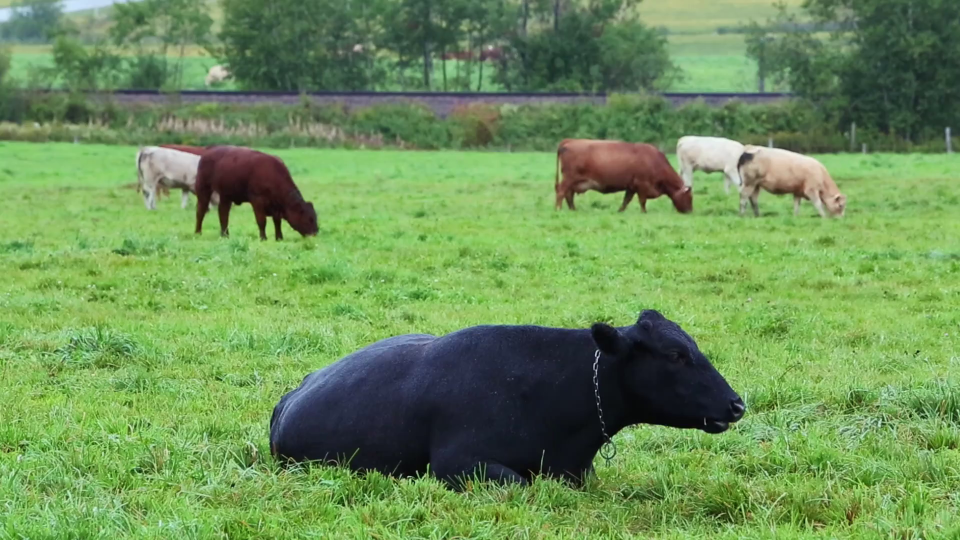
#> input picture TP3/data/cows_first_frame.png, 1920 x 1080 px (shown at 1/2 size)
$ jupyter execute --allow-errors TP_ParticleFiltering.ipynb   (shell and % lines are left out)   (text cells are left out)
#> lines starting #> are read from the running program, lines starting #| are printed output that depends on the picture; pictures that were not available may be replaced by others from this repository, and a replacement may not be noted
### TP3/particle_filter.py
import numpy as np


class ParticleFilter(object):
    """
    Implements a particle filter. The implementation is generic with respect to the choice
    of state propagation model and of measurement model, it can receive arbitrary functions.

    Parameters:

    dim_x: int
        Number of state variables for the particle filter. For example, if
        you are tracking the position and velocity of an object in one
        dimension, dim_x would be 2.
    n_particles: int
        Number of particles for the particle filter
    tau: float between 0 and 1
        tau*n_particles is the threshold on the effective sample size under which
        the particles are resampled and their weights reset to 1/N. If 0 we will never
        resample (SIS behaviour). If 1 we will resample at each step (SIR behaviour).

    Attributes:

    particles: numpy.array(n_particles, dim_x)
        Current state estimates recorded by all particles. Each row
        contains the state of a particle
    weights: numpy.array(n_particles)
        Weights of the particles. The weights sum to 1 over all particles.
    forward: function of signature forward(particles) -> particles
        Function that will be called to perform the predict step of the particle filter,
        whereby the forward state propagation model (including drift and noise) is applied to all particles.
        This returns updated particles.
    likelihood: function of signature likelihood(particles, z) -> likelihoods
        Function that will be called to perform the update step of the particle filter,
        whereby the measurement model and the observation z are used to compute likelihood values
        p(z|x_i) where x_i=particles[i]. The update step uses these likelihood values to update the weights.

    The particle filter can be used like this:

    PF = ParticleFilter(dim_x, n_particles=..., tau=..., forward=..., likelihood=...)
    self.particles = ... # Initialize particles

    while new time step:
        PF.resample()
        PF.predict()
        z = read_measurement(...)
        PF.update(z)
        mean_state = PF.state_expectation()

    """

    def __init__(self, dim_x, n_particles=100, tau=0.5, forward=None, likelihood=None):
        self.dim_x = dim_x
        self.n_particles = n_particles
        self.tau = tau

        if forward is None: # default state propagation model x_k+1 = x_k
            forward = lambda particles: particles
        if likelihood is None: # default likelihood values ignore measurement z and are all constant
            likelihood = lambda particles, z: np.ones((particles.shape[0],))

        self.forward = forward
        self.likelihood = likelihood

        # Default values for the particles and weights
        self.particles = np.zeros((self.n_particles, self.dim_x))
        self.weights = np.ones((self.n_particles,))/self.n_particles

    def resample(self, tau=None):
        if tau is None:
            tau = self.tau

        threshold = tau*self.n_particles

        # Compute the effective sample size
        N_eff = 1/np.sum(self.weights**2)

        # resample if necessary
        if N_eff <= threshold:
            # Hint: you can use numpy.random.choice
            self.particles = self.particles[np.random.choice(self.n_particles, size=self.n_particles, replace=True, p=self.weights.flatten())]
            self.weights = np.ones((self.n_particles,))/self.n_particles

    def predict(self, forward=None):
        """
        Apply the 'forward' model (state propagation model) to the particles
        """
        if forward is None:
            forward = self.forward

        self.particles = forward(self.particles)

    def update(self, z, likelihood=None):
        """
        Update the weight of the particles using the measurement model define in 'likelihood'
        """
        if likelihood is None:
            likelihood = self.likelihood

        # Compute the vector of likelihoods (one likelihood value per particle)
        likelihoods = likelihood(self.particles, z) # likelihoods[i] = p(z|x_i) where x_i = particles[i]

        # Hint: formula given in slide 78 under '3. Measure'. Don't forget to normalize!
        self.weights = self.weights*likelihoods/np.sum(self.weights*likelihoods)

    def state_expectation(self):
        """
        Computes the empirical average of the particles weighted by their weights,
        as an estimate of the mean of the posterior distribution of the state given the observations.

        Returns: numpy.array((dim_x),)
            A 1D array containing the mean state.
        """
        mean = np.sum(self.particles*self.weights[:,np.newaxis], axis=0)/np.sum(self.weights)

        return mean

### TP3/TP_ParticleFiltering.ipynb
[cell 1]
import os
import numpy as np

import matplotlib as mpl
import matplotlib.pyplot as plt
import matplotlib.patches as patches
from sklearn.metrics import mean_squared_error

import cv2 as cv

[cell 2]
data_dir = 'data'

[cell 3]
zeroth_frame_filename = os.path.join(data_dir, 'cows_first_frame.png')
zeroth_frame = cv.imread(zeroth_frame_filename)
#> zeroth_frame is the input picture: shape (1080, 1920, 3); mean B, G, R 88, 144.6, 109

[cell 4]
fig = plt.figure()
ax = fig.add_subplot(111, aspect='equal')
ax.imshow(cv.cvtColor(zeroth_frame, cv.COLOR_BGR2RGB))
plt.grid(False)
plt.axis('off')
plt.show()

[cell 5]
# Template patch
template_W = 100
template_H = 100
template_x = 600
template_y = 430

# Bounding box in [x1,y1,x2,y2] format:
template_bb = np.array([template_x-template_W//2,template_y-template_H//2,
                        template_x+template_W//2,template_y+template_H//2])

[cell 6]
fig = plt.figure(figsize=(10, 10*zeroth_frame.shape[0]/zeroth_frame.shape[1]))
ax = fig.add_subplot(111, aspect='equal')
ax.imshow(cv.cvtColor(zeroth_frame, cv.COLOR_BGR2RGB))
plt.grid(False)
plt.axis('off')

d = np.array([template_x-template_W//2,template_y-template_H//2,template_W,template_H]).astype(np.int32)
ax.add_patch(patches.Rectangle((d[0],d[1]),d[2],d[3],fill=False,lw=3,ec=np.random.rand(1, 3)))
plt.show()
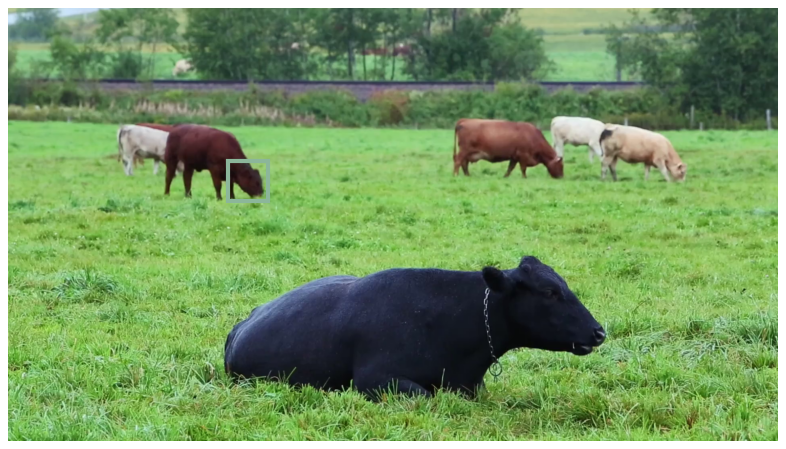
#> figure drawn by matplotlib, 1 panel

[cell 7]
def extract_patch(image, bounding_box, N=64, M=64):
    """
    Extract a rectangular patch from image at location given by bounding_box.

    Returns: numpy.array((M,N,C))
        An image of size N*M, created by linearly interpolating pixel values in the
        original image at evenly spaced coordinates starting at the top-left corner
        of bounding box and ending at the bottom right corner of bounding box

    Arguments:

    image: numpy.array((H,W,C))
    bounding_box: numpy.array((4,)) in [x1,y1,x2,y2] format
    """

    # x and y coordinates at which to interpolate
    map_x, map_y = np.meshgrid(np.linspace(bounding_box[0],bounding_box[2],N,dtype='float32'),
                               np.linspace(bounding_box[1],bounding_box[3],M,dtype='float32'))

    # Hint: you can use cv.remap, with linear interpolation and border replication
    patch = cv.remap(image, map_x, map_y, dst=bounding_box, interpolation=cv.INTER_LINEAR, borderMode=cv.BORDER_REPLICATE)

    return patch

[cell 8]
N = 64 # number of pixels in the patch along the x-axis
M = 64 # number of pixels in the patch along the y-axis

# Extract the template patch
#> (the rest of this cell did not finish here and is left out)

[cell 9]
fig = plt.figure()
ax = fig.add_subplot(111, aspect='equal')
#> (the rest of this cell did not finish here and is left out)

[cell 10]
# [33 lines left out: function mse_likelihood, not called in this run]

[cell 11]
bbs = [np.array([x-template_W//2,y-template_H//2,
                 x+template_W//2,y+template_H//2,]) for y in np.arange(0, zeroth_frame.shape[0], 10)
       for x in np.arange(0, zeroth_frame.shape[1], 10)]
bbs = np.array(bbs)

H_lik = zeroth_frame.shape[0]//10
#> H_lik = 108
W_lik = zeroth_frame.shape[1]//10
#> W_lik = 192
lbdas = np.array([0.005, 0.01, 0.02, 0.05, 0.1, 1.])
#> (the rest of this cell did not finish here and is left out)

[cell 12]
n_bins = 10

# Convert to HSV then compute the Hue Saturation histogram
# Hints: You can use cv.cvtColor, cv.calcHist, cv.normalize instead of reimplementing these routines yourself
# We compute the histogram only based on the first two channels (Hue-Saturation).
# The range of the hue channel is 0-179 included. The range of the saturation channel is 0-255 included.
#> (the rest of this cell did not finish here and is left out)

[cell 13]
# [41 lines left out: function histogram_likelihood, not called in this run]

[cell 14]
bbs = [np.array([x-template_W//2,y-template_H//2,
                 x+template_W//2,y+template_H//2,]) for y in np.arange(0, zeroth_frame.shape[0], 10)
       for x in np.arange(0, zeroth_frame.shape[1], 10)]
bbs = np.array(bbs)

H_lik = zeroth_frame.shape[0]//10
W_lik = zeroth_frame.shape[1]//10
lbdas = np.array([0.01, 0.1, 1., 10., 100., 1e3])
#> (the rest of this cell did not finish here and is left out)

[cell 15]
# [20 lines left out: function state_propagation, not called in this run]

[cell 16]
def state_propagation(particles, process_noise_std=np.array([10.,10.,0.01])):
    """
    Apply the state propagation model to the particles.

    particles: numpy.array((n_particles, 6))

    Returns: numpy.array((n_particles, 6)), the updated particles
    """

    n_particles = particles.shape[0]

    # Generate process noise for each particle
    process_noise = np.random.randn(n_particles, 3) * process_noise_std

    # Update the velocities
    particles[:, 3:6] += process_noise

    # Update the positions and scale using the updated velocities (assuming timestep is 1)
    particles[:, 0:3] += particles[:, 3:6]

    return particles

[cell 17]
def particles_to_bounding_boxes(particles):
    """
    Convert the format in which particles are written to the bounding box
    [x1,y1,x2,y2] format

    particles: numpy.array((n_particles, 6))

    Returns: numpy.array((n_particles, 4))
    """

    bounding_boxes = np.zeros((particles.shape[0], 4))
    bounding_boxes[:,0] = particles[:,0]-0.5*template_W*particles[:,2]
    bounding_boxes[:,1] = particles[:,1]-0.5*template_H*particles[:,2]
    bounding_boxes[:,2] = particles[:,0]+0.5*template_W*particles[:,2]
    bounding_boxes[:,3] = particles[:,1]+0.5*template_H*particles[:,2]

    return bounding_boxes

[cell 18]
import os

from IPython.display import clear_output

import matplotlib
import matplotlib.pyplot as plt
import matplotlib.patches as patches

[cell 19]
from particle_filter import ParticleFilter

[cell 20]
video_path = os.path.join('data', 'cows.avi')

colour_particle = np.array([1.,1.,0])
colour_mean = np.random.rand(1, 3)
if not os.path.exists('output'):
    os.makedirs('output')
if not os.path.exists('output/images'):
    os.makedirs('output/images')

# Define likelihood and forward functions (cf. format expected in ParticleFilter)
# Hint: you can use lambda expressions to create functions based on xxx_likelihood and state_propagation
# but with the correct arguments

forward = lambda particles: state_propagation(particles)
#likelihood = lambda particles, image: mse_likelihood(image, template, particles_to_bounding_boxes(particles), 0.2)
likelihood = lambda particles, frame: histogram_likelihood(frame, template_hist, particles_to_bounding_boxes(particles), 10, 10, 1000)

# Initialize particle filter
PF = ParticleFilter(6, tau=0.6, forward=forward, likelihood=likelihood)
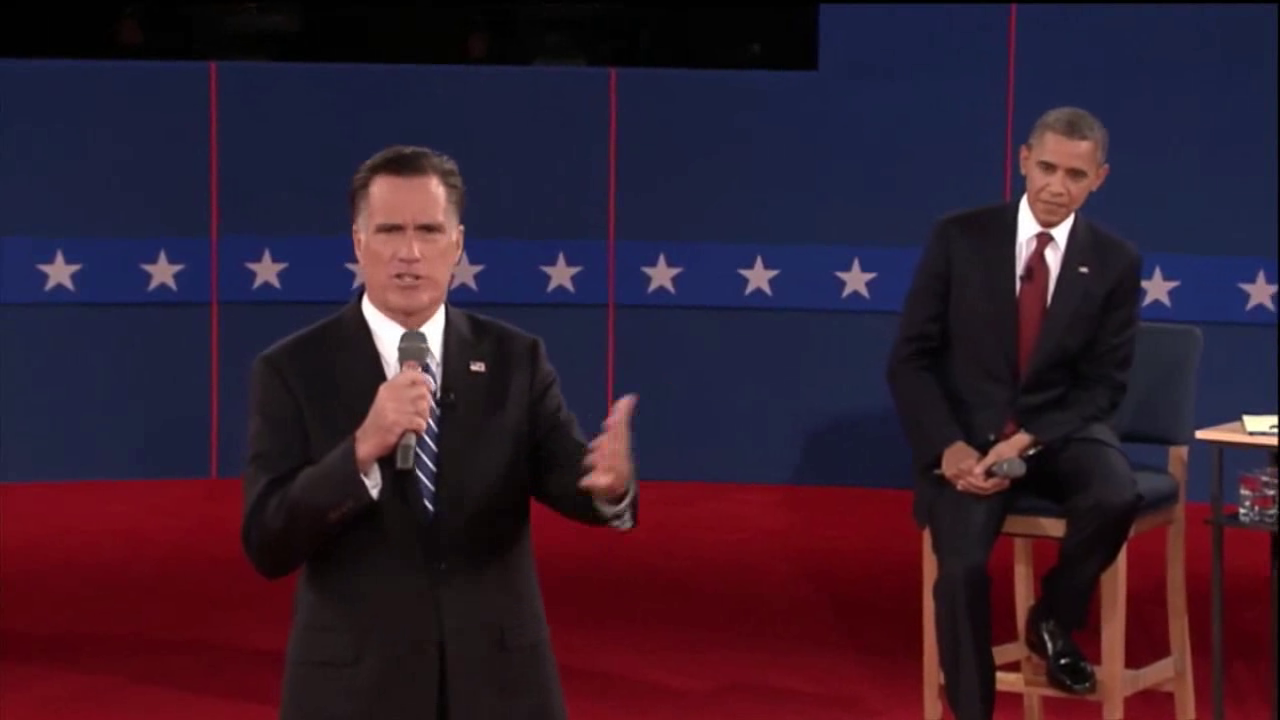
#> input picture frame 31 of TP3/data/pres_debate.avi, 1280 x 720 px, given in place of cows.avi, which was not available
#> further down, frame is the input picture: shape (720, 1280, 3); mean B, G, R 46.7, 29.3, 51.1
#> `plt.show();`:
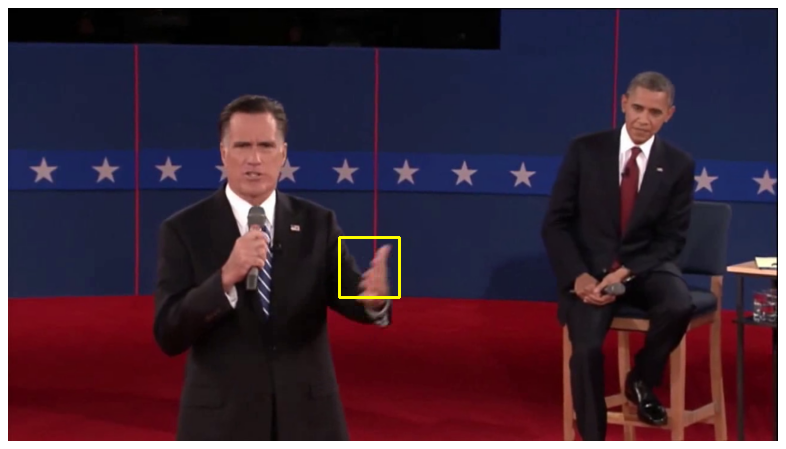
#> figure drawn by matplotlib, 1 panel

# Initialize particle x, y, s values to match the template location and size
PF.particles[:,0] = template_x
PF.particles[:,1] = template_y
PF.particles[:,2] = 1.

count = -1
video_capture = cv.VideoCapture(video_path)

#> (the rest of this cell did not finish here and is left out)

[cell 21]
# Reload the png's and save as video for better visualization
image_folder = os.path.join('output', 'images')
video_name = os.path.join('output','video.avi')

images = [img for img in sorted(os.listdir(image_folder)) if img.endswith(".png")]
#> images = []
#> (the rest of this cell did not finish here and is left out)

[cell 22]
zeroth_frame_filename = os.path.join(data_dir, 'pres_debate_first_frame.png')
zeroth_frame = cv.imread(zeroth_frame_filename)
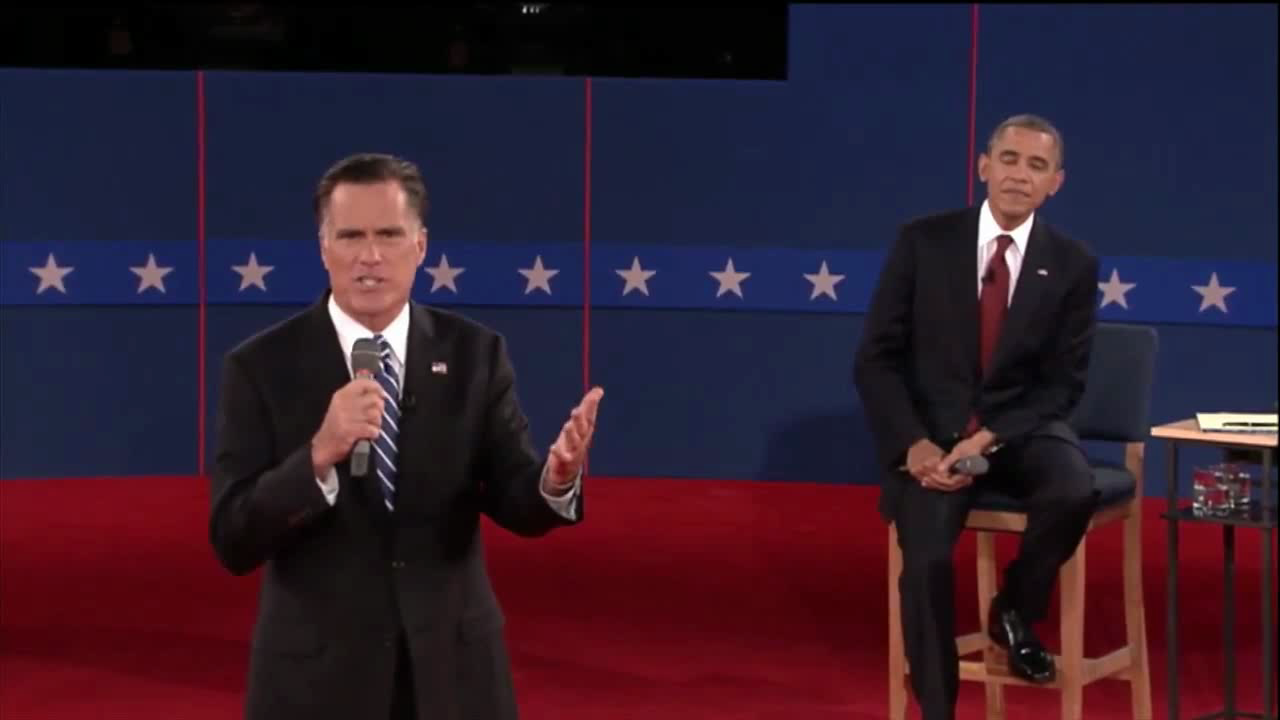
#> input picture TP3/data/pres_debate_first_frame.png, 1280 x 720 px
#> zeroth_frame is the input picture: shape (720, 1280, 3); mean B, G, R 46.1, 29.6, 50.2

[cell 23]
zeroth_frame.shape
#> Out = (720, 1280, 3)

[cell 24]
fig = plt.figure()
ax = fig.add_subplot(111, aspect='equal')
ax.imshow(cv.cvtColor(zeroth_frame, cv.COLOR_BGR2RGB))
plt.grid(False)
plt.axis('off')
plt.show()

[cell 25]
# Template patch
template_W = 75
template_H = 75
template_x = 570
template_y = 440

# Bounding box in [x1,y1,x2,y2] format:
template_bb = np.array([template_x-template_W//2,template_y-template_H//2,
                        template_x+template_W//2,template_y+template_H//2])

[cell 26]
fig = plt.figure(figsize=(10, 10*zeroth_frame.shape[0]/zeroth_frame.shape[1]))
ax = fig.add_subplot(111, aspect='equal')
ax.imshow(cv.cvtColor(zeroth_frame, cv.COLOR_BGR2RGB))
plt.grid(False)
plt.axis('off')

d = np.array([template_x-template_W//2,template_y-template_H//2,template_W,template_H]).astype(np.int32)
#> d = [533, 403, 75, 75]
ax.add_patch(patches.Rectangle((d[0],d[1]),d[2],d[3],fill=False,lw=3,ec=np.random.rand(1, 3)))
plt.show()
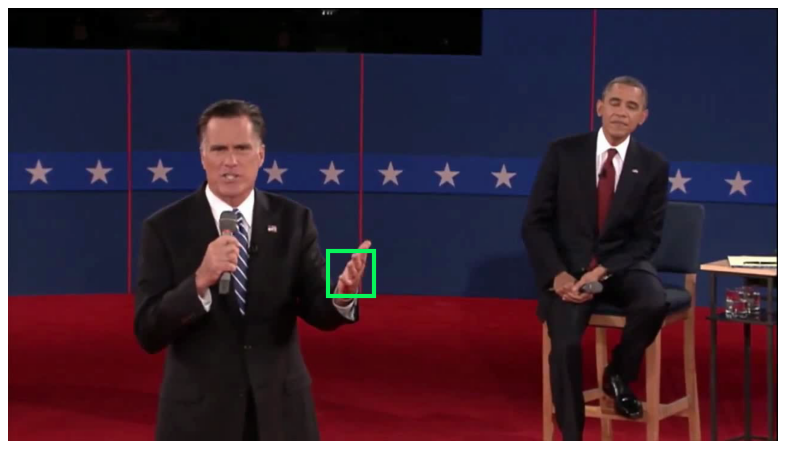
#> figure drawn by matplotlib, 1 panel

[cell 27]
N = 64 # number of pixels in the patch along the x-axis
M = 64 # number of pixels in the patch along the y-axis

# Extract the template patch
#> (the rest of this cell did not finish here and is left out)


[cell 28]
fig = plt.figure()
ax = fig.add_subplot(111, aspect='equal')
#> (the rest of this cell did not finish here and is left out)

[cell 29]
# Define the template histogram if you plan to use the histogram-based likelihood
n_bins = 10

#> (the rest of this cell did not finish here and is left out)

[cell 30]
video_path = os.path.join('data', 'pres_debate.avi')

colour_particle = np.array([1.,1.,0])
colour_mean = np.random.rand(1, 3)
if not os.path.exists('output'):
    os.makedirs('output')
if not os.path.exists('output/images'):
    os.makedirs('output/images')

# Define forward and likelihood functions
forward = lambda particles: state_propagation(particles)
likelihood = lambda particles, frame: mse_likelihood(frame, template, particles_to_bounding_boxes(particles), 0.2)
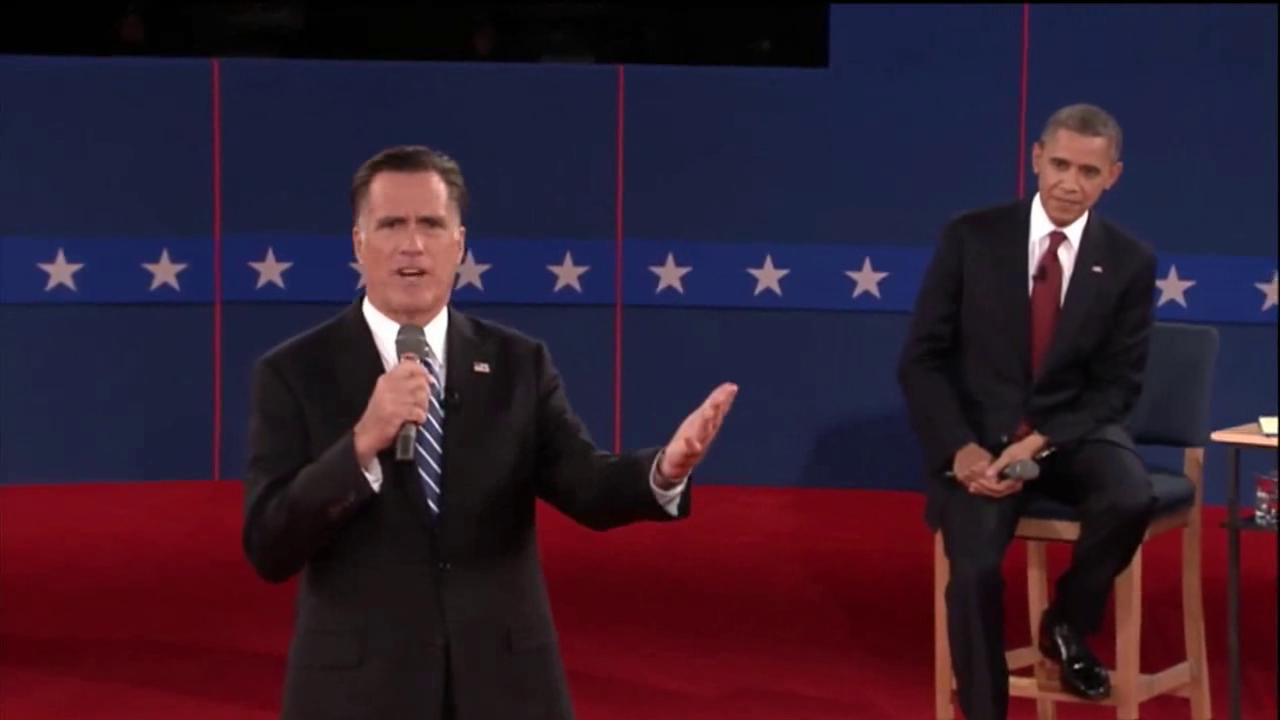
#> frame: shape (720, 1280, 3); mean B, G, R 46.7, 29.4, 50.7

# Initialize particle filter
PF = ParticleFilter(6, tau=0.8, forward=forward, likelihood=likelihood)

# Initialize particle x, y, s values to match the template location and size
PF.particles[:,0] = template_x
PF.particles[:,1] = template_y
PF.particles[:,2] = 1.

count = -1
video_capture = cv.VideoCapture(video_path)

#> (the rest of this cell did not finish here and is left out)
